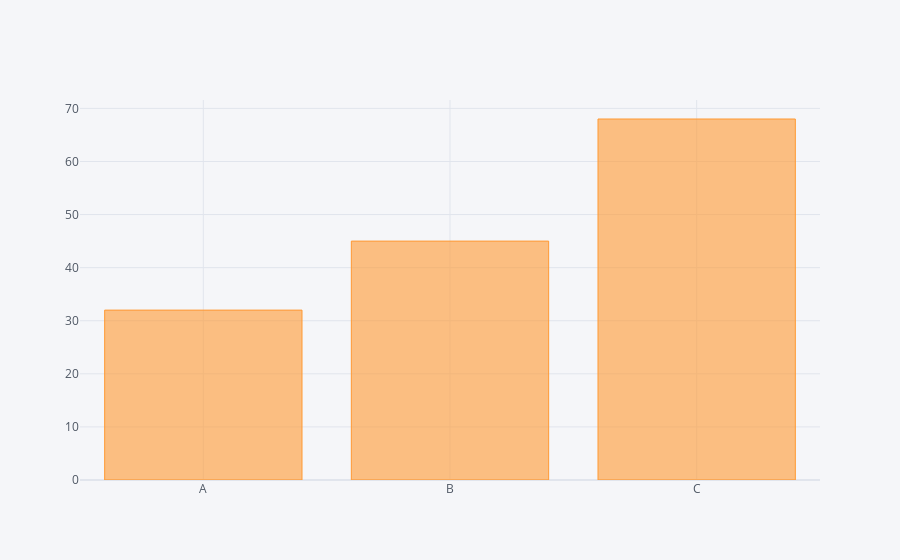

Here is the notebook cell this chart was saved with:
### Code cell
df2.iplot(kind = 'bar',x = 'Category',y ='Values' )

### Figure 1 — Plotly figure (JSON) as saved in the notebook; plotly's stock layout.template omitted (floating-point values rounded to 4 significant figures)
{"data": [{"marker": {"color": "rgba(255, 153, 51, 0.6)", "line": {"color": "rgba(255, 153, 51, 1.0)", "width": 1}}, "name": "Values", "orientation": "v", "text": "", "type": "bar", "x": ["A", "B", "C"], "y": [32, 45, 68]}], "layout": {"legend": {"bgcolor": "#F5F6F9", "font": {"color": "#4D5663"}}, "paper_bgcolor": "#F5F6F9", "plot_bgcolor": "#F5F6F9", "title": {"font": {"color": "#4D5663"}}, "xaxis": {"gridcolor": "#E1E5ED", "showgrid": true, "tickfont": {"color": "#4D5663"}, "title": {"font": {"color": "#4D5663"}, "text": ""}, "zerolinecolor": "#E1E5ED"}, "yaxis": {"gridcolor": "#E1E5ED", "showgrid": true, "tickfont": {"color": "#4D5663"}, "title": {"font": {"color": "#4D5663"}, "text": ""}, "zerolinecolor": "#E1E5ED"}}}
